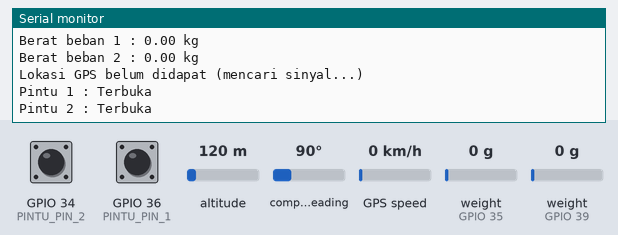
Bench run of a sketch on a simulated ESP32. Parts: the last lines printed to the serial monitor. Inputs (shaded band) come from the test bench; at power-on: GPIO 34 (PINTU_PIN_2) HIGH, weight on the scale (sensors on GPIO 35, GPIO 39) 0 g, GPIO 36 (PINTU_PIN_1) HIGH, altitude 120 m, compass heading 90°, GPS speed 0 km/h. The local clock reads 2024-03-15 10:24:30 at power-on unless the sketch sets it; the GPS gets a fix after 3 s at 37.7749, -122.4194 with 8 satellites.

Above: at 3.2 s.
3.3 s: GPIO 34 (PINTU_PIN_2) pulled LOW for 3.2 s
At 5.5 s:
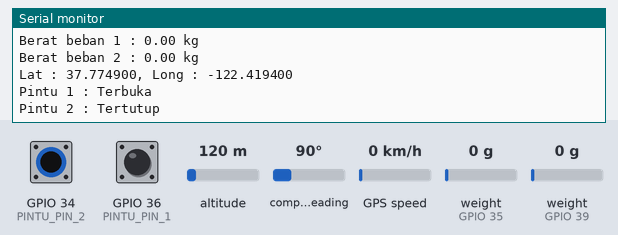
8.0 s: weight on the scale (sensor on GPIO 35) set to 100 g
At 8.4 s:
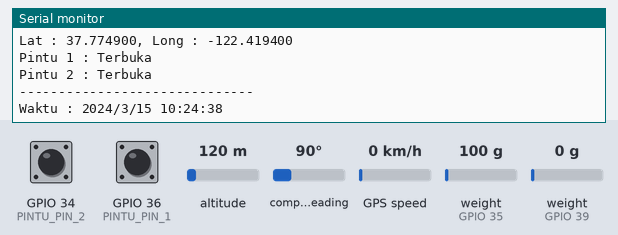
9.5 s: weight on the scale (sensor on GPIO 39) set to 100 g
At 10.9 s:
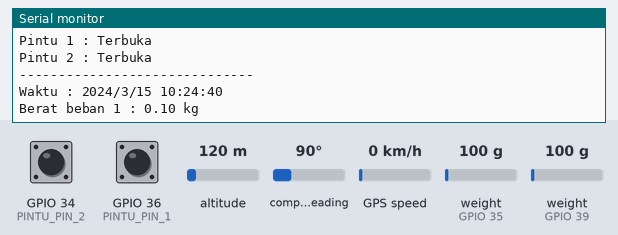
11.0 s: GPIO 36 (PINTU_PIN_1) pulled LOW for 0.15 s
12.6 s: weight on the scale (sensor on GPIO 35) set to 1250 g
At 13.8 s:
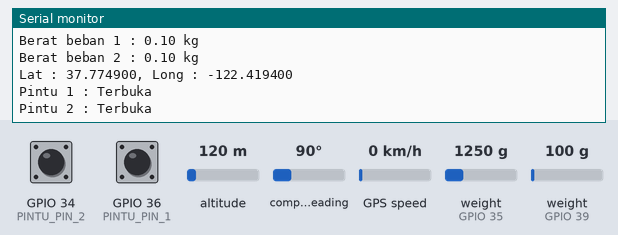
14.1 s: weight on the scale (sensor on GPIO 39) set to 1250 g
At 14.1 s:
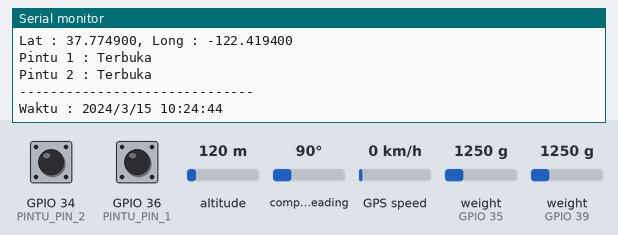
Timing chart, 0 to 16.6 s (numbered marks = the images above; inputs shaded):
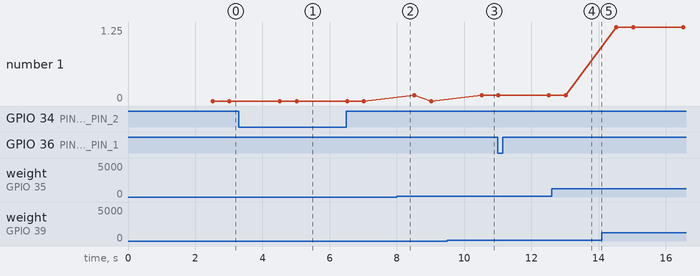

Measured:
- after the input at 3.3 s, the serial monitor: prints a new line after 1.7 s (image 1)

The sketch:

BABAK1_UjiCobaSemuaSensor.ino
```cpp
//================================================================
//          BABAK 1 SELESAI: SEMUA SENSOR TERINTEGRASI
//================================================================

// Library yang dibutuhkan
#include "HX711.h"         // Untuk sensor berat
#include <TinyGPS++.h>     // Untuk GPS
#include <Wire.h>          // Tambahan untuk komunikasi I2C (RTC)
#include "RTClib.h"        // Tambahan untuk Modul RTC

// --- Inisialisasi Objek ---
RTC_DS3231 rtc; // Objek untuk RTC
HX711 scale1;
HX711 scale2;
TinyGPSPlus gps;

// --- Konfigurasi Pin Sensor Berat #1 ---
const int DOUT_PIN_1 = 35;
const int SCK_PIN_1 = 18;

// --- Konfigurasi Pin Sensor Berat #2 ---
const int DOUT_PIN_2 = 39;
const int SCK_PIN_2 = 19;

// --- Konfigurasi Pin GPS ---
const int GPS_RX_PIN = 16; // Terhubung ke TX Modul GPS
const int GPS_TX_PIN = 17; // Tidak perlu disambungkan

// --- Konfigurasi Pin Sensor Pintu ---
const int PINTU_PIN_1 = 36;
const int PINTU_PIN_2 = 34;

// Variabel Kalibrasi
float KALIBRASI_B1 = -7050.0;
float KALIBRASI_B2 = -7050.0;


void setup() {
  Serial.begin(115200);
  Serial.println("--- Babak 1 Selesai: Inisialisasi Semua Sensor ---");

  // Inisialisasi RTC (BARU)
  if (!rtc.begin()) {
    Serial.println("Modul RTC tidak ditemukan! Periksa koneksi.");
    while (1); // Hentikan program jika RTC tidak terdeteksi
  }

  // PENTING: Untuk mengatur waktu RTC pertama kali, hapus '//' pada baris di bawah.
  // Setelah sekali upload, kembalikan '//' dan upload lagi.
  // rtc.adjust(DateTime(F(__DATE__), F(__TIME__)));

  Serial.println("Modul RTC Siap.");

  // Inisialisasi Sensor Berat
  scale1.begin(DOUT_PIN_1, SCK_PIN_1);
  scale1.set_scale(KALIBRASI_B1);
  scale1.tare();
  Serial.println("Sensor Berat 1 Siap.");

  scale2.begin(DOUT_PIN_2, SCK_PIN_2);
  scale2.set_scale(KALIBRASI_B2);
  scale2.tare();
  Serial.println("Sensor Berat 2 Siap.");

  // Inisialisasi GPS
  Serial2.begin(9600, SERIAL_8N1, GPS_RX_PIN, GPS_TX_PIN);
  Serial.println("Modul GPS (Serial2) Siap.");

  // Inisialisasi Sensor Pintu
  pinMode(PINTU_PIN_1, INPUT_PULLUP);
  pinMode(PINTU_PIN_2, INPUT_PULLUP);
  Serial.println("Sensor Pintu Siap.");

  Serial.println("\n--- Memulai Pembacaan ---");
}

void loop() {
  // Selalu proses data mentah dari GPS
  while (Serial2.available() > 0) {
    gps.encode(Serial2.read());
  }

  // Tampilkan semua data sensor setiap 2 detik
  static unsigned long last_read_time = 0;
  if (millis() - last_read_time > 2000) { // Ubah ke 2 detik agar tidak terlalu cepat
    last_read_time = millis();

    Serial.println("------------------------------");

    // --- Cetak data Waktu (BARU) ---
    DateTime now = rtc.now();
    Serial.print("Waktu : ");
    Serial.print(now.year(), DEC); Serial.print('/');
    Serial.print(now.month(), DEC); Serial.print('/');
    Serial.print(now.day(), DEC); Serial.print(" ");
    Serial.print(now.hour(), DEC); Serial.print(':');
    Serial.print(now.minute(), DEC); Serial.print(':');
    Serial.println(now.second(), DEC);

    // --- Cetak data Berat ---
    float berat1 = scale1.get_units(5);
    Serial.print("Berat beban 1 : ");
    Serial.print(berat1, 2);
    Serial.println(" kg");

    float berat2 = scale2.get_units(5);
    Serial.print("Berat beban 2 : ");
    Serial.print(berat2, 2);
    Serial.println(" kg");

    // --- Cetak data GPS ---
    if (gps.location.isValid()) {
      Serial.print("Lat : ");
      Serial.print(gps.location.lat(), 6);
      Serial.print(", Long : ");
      Serial.println(gps.location.lng(), 6);
    } else {
      Serial.println("Lokasi GPS belum didapat (mencari sinyal...)");
    }

    // --- Cetak data Pintu ---
    bool statusPintu1 = digitalRead(PINTU_PIN_1);
    Serial.print("Pintu 1 : ");
    Serial.println(statusPintu1 == HIGH ? "Terbuka" : "Tertutup");

    bool statusPintu2 = digitalRead(PINTU_PIN_2);
    Serial.print("Pintu 2 : ");
    Serial.println(statusPintu2 == HIGH ? "Terbuka" : "Tertutup");
  }
}
```
